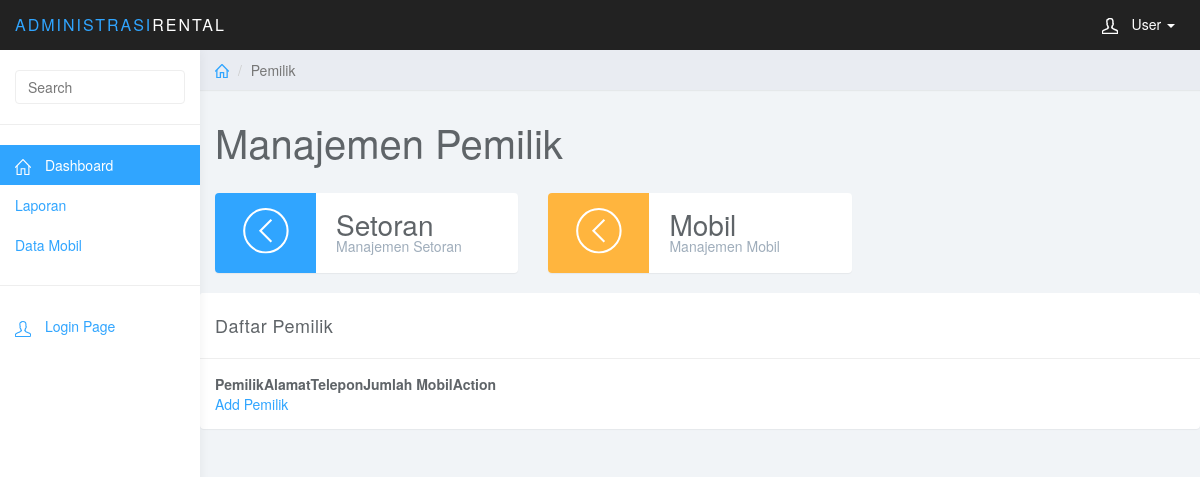
Before: /pemilik.php with the older database file.
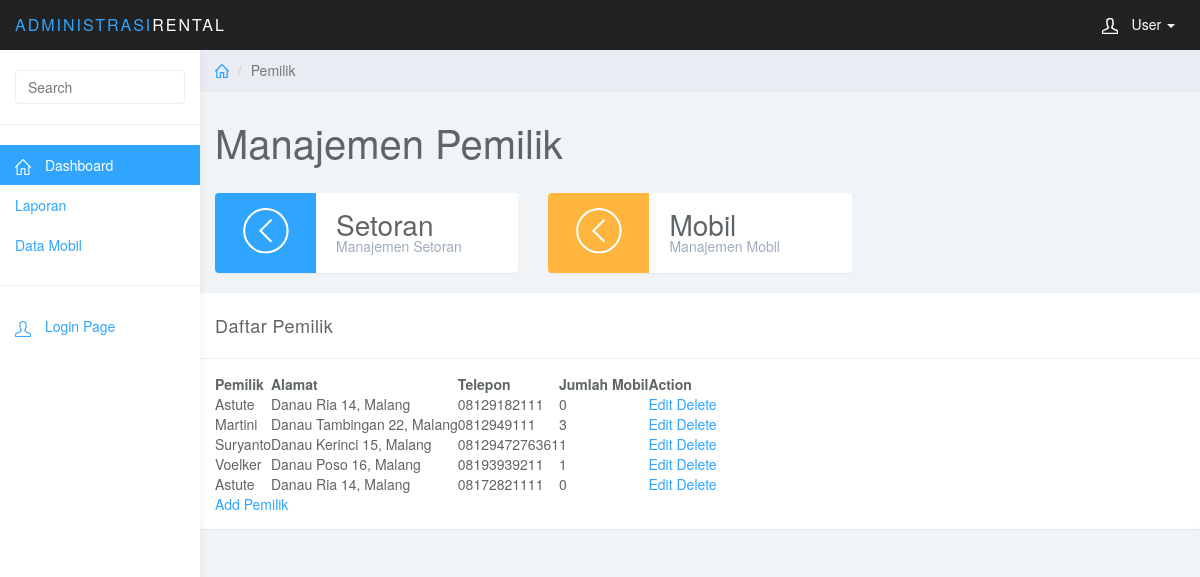
After: the same page with the newer database file.
### tables this page shows
CREATE TABLE IF NOT EXISTS `pemilik` (
  `KodePemilik` varchar(20) NOT NULL,
  `NmPemilik` varchar(20) NOT NULL,
  `AlamatPemilik` varchar(50) NOT NULL,
  `TelpPemilik` varchar(20) NOT NULL,
  `username` varchar(20) NOT NULL,
  `pass` varchar(50) NOT NULL
);

### pemilik.php (the view, shortened to what the changed rows need)
    <!DOCTYPE html>
    <html>
    <head>
        <link href="css/bootstrap.min.css" rel="stylesheet">
        <link href="css/datepicker3.css" rel="stylesheet">
        <link href="css/bootstrap-table.css" rel="stylesheet">
        <link href="css/styles.css" rel="stylesheet">
    </head>
    <body>
        <div class="col-sm-9 col-sm-offset-3 col-lg-10 col-lg-offset-2 main">
            <div class="row">
                <div class="col-lg-12">
                    <h1 class="page-header">Manajemen Pemilik</h1>
                </div>
            </div>
            <?php
            if(empty($_GET['action'])){
                $outputa='';
                $outputa.= '<div class="row">
            <div class="col-lg-12">
                <div class="panel panel-default">
                    <div class="panel-heading">Daftar Pemilik</div>
                    <div class="panel-body">
                        <table data-toggle="table" data-show-refresh="true" data-show-toggle="true" data-show-columns="true" data-search="true" data-select-item-name="toolbar1" data-pagination="true" data-sort-name="nama" data-sort-order="desc">
                            <thead>
                                <tr>
                                    <th data-field="pemilik" data-sortable="true">Pemilik</th>
                                    <th data-field="alamat" data-sortable="true">Alamat</th>
                                    <th data-field="telepon" data-sortable="true">Telepon</th>
                                    <th data-field="mobilt" data-sortable="true">Jumlah Mobil</th>
                                    <th data-field="action" data-clickable="true">Action</th>
                                </tr>
                            </thead>
                            ';
                echo $outputa;
                            $sql=mysql_query('select * from pemilik') or trigger_error("Query Failed: " . mysql_error());;
                            while($data=mysql_fetch_array($sql)){
                                $output ='';
                                $sqlb=mysql_query("select * from kendaraan WHERE KodePemilik='$data[KodePemilik]'");
                                $jumlah=mysql_num_rows($sqlb);
                                $output .='<tr>
                                <td>'.$data['NmPemilik'].'</td>
                                <td>'.$data['AlamatPemilik'].'</td>
                                <td>'.$data['TelpPemilik'].'</td>
                                <td>'.$jumlah.'</td>
                                <td><a href="pemilik.php?id='.$data['KodePemilik'].'&action=edit" style="height:50px">Edit </a><a href="deletepemilik.php?id='.$data['KodePemilik'].'"> Delete</a></td>
                            </tr>
                            ';
                                echo $output;
                                $output = '';}
$outputb ='';
                $outputb.='
        </table>
        <a href="pemilik.php?action=add">Add Pemilik</a>
    </div>
    </div>
    </div>
    </div>';
                echo $outputb;
            }
       ?>
        </div>
    </body>
    </html>

Changed rows visible on the page:
added pemilik: NmPemilik "Astute", AlamatPemilik "Danau Ria 14, Malang", TelpPemilik "08129182111", jumlah "0"
added pemilik: NmPemilik "Martini", AlamatPemilik "Danau Tambingan 22, Malang", TelpPemilik "0812949111", jumlah "3"
added pemilik: NmPemilik "Suryanto", AlamatPemilik "Danau Kerinci 15, Malang", TelpPemilik "0812947276361", jumlah "1"
added pemilik: NmPemilik "Voelker", AlamatPemilik "Danau Poso 16, Malang", TelpPemilik "08193939211", jumlah "1"
added pemilik: NmPemilik "Astute", AlamatPemilik "Danau Ria 14, Malang", TelpPemilik "08172821111", jumlah "0"
